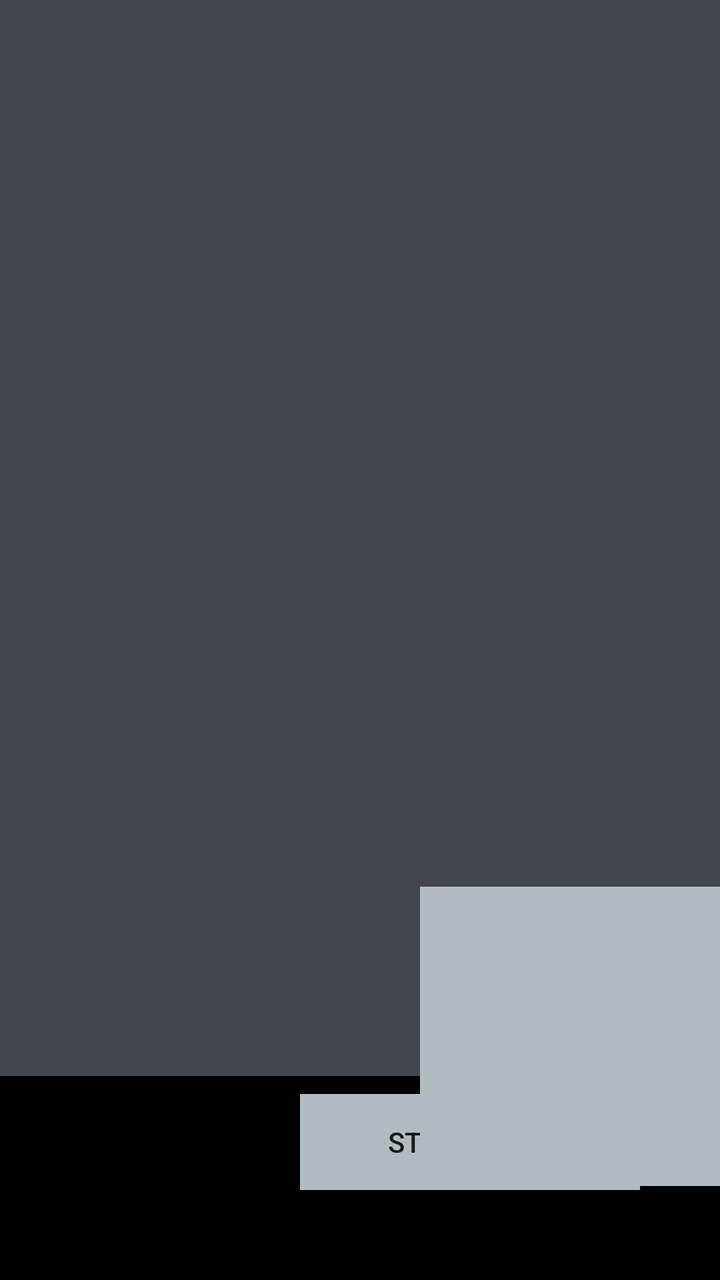
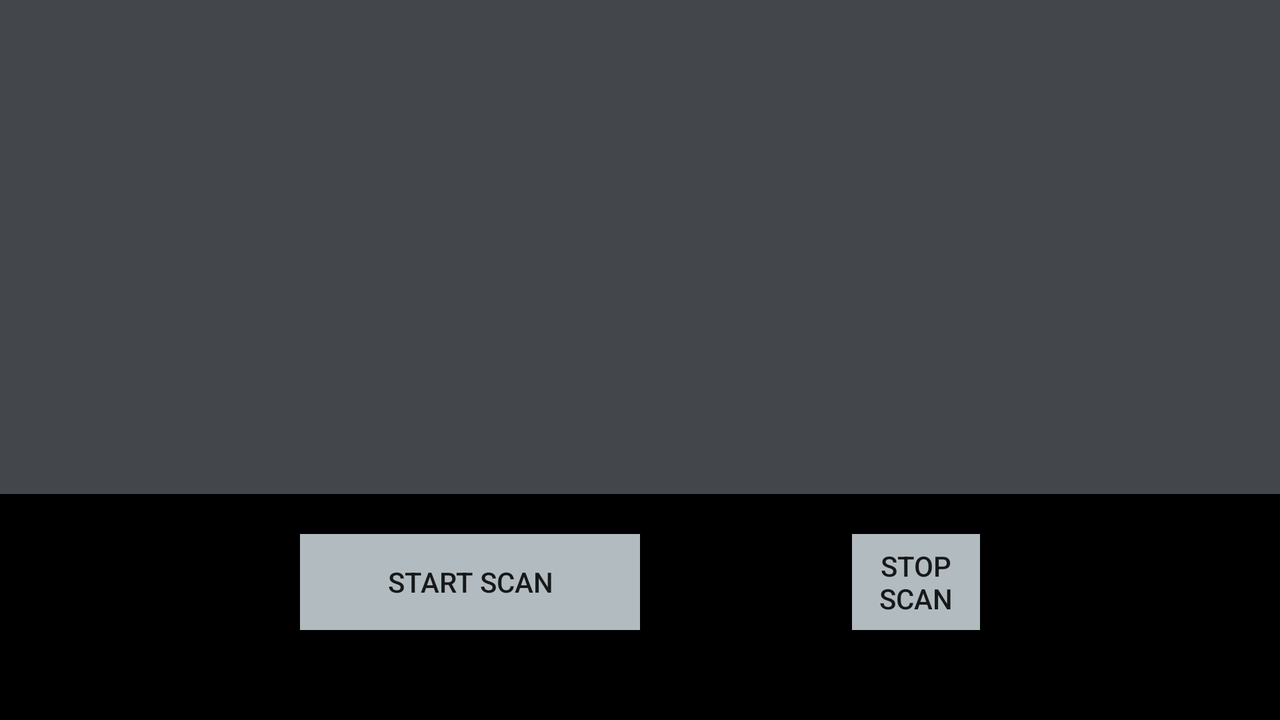

One screen, two layout resources from the same app: the default and the repository's alternative for another configuration. Each is rendered where Android would select it; the XML of both is given below.
<!-- AndroidManifest.xml: application theme Theme.AppCompat.Light.NoActionBar -->
<!-- res/layout/activity_main.xml -->
<?xml version="1.0" encoding="utf-8"?>
<RelativeLayout
    xmlns:android="http://schemas.android.com/apk/res/android"
    xmlns:app="http://schemas.android.com/apk/res-auto"
    xmlns:tools="http://schemas.android.com/tools"
    android:layout_width="match_parent"
    android:layout_height="match_parent"
    android:background="#000"
    tools:context=".MainActivity">

    <Button
        android:id="@+id/startScan"
        android:layout_width="170dp"
        android:layout_height="wrap_content"
        android:layout_alignParentStart="true"
        android:layout_alignParentBottom="true"
        android:layout_marginStart="150dp"
        android:layout_marginBottom="45dp"
        android:background="#B2BCC0"
        android:text="Start Scan"
        app:layout_constraintBottom_toBottomOf="parent"
        app:layout_constraintEnd_toEndOf="parent"
        app:layout_constraintStart_toStartOf="parent"
        app:layout_constraintTop_toTopOf="parent"
        app:layout_constraintVertical_bias="0.789" />

    <Button
        android:id="@+id/stopScan"
        android:layout_width="170dp"
        android:layout_height="wrap_content"
        android:layout_alignParentStart="true"
        android:layout_alignParentEnd="true"
        android:layout_alignParentBottom="true"
        android:layout_marginStart="426dp"
        android:layout_marginEnd="150dp"
        android:layout_marginBottom="47dp"
        android:background="#B2BCC0"
        android:text="Stop Scan"
        app:layout_constraintBottom_toBottomOf="parent"
        app:layout_constraintEnd_toEndOf="parent"
        app:layout_constraintStart_toStartOf="parent"
        app:layout_constraintTop_toTopOf="parent"
        app:layout_constraintVertical_bias="0.789" />

    <androidx.recyclerview.widget.RecyclerView
        android:id="@+id/recycerlView"
        android:layout_width="match_parent"
        android:layout_height="wrap_content"
        android:layout_above="@+id/startScan"
        android:layout_alignParentStart="true"
        android:layout_alignParentTop="true"
        android:layout_alignParentEnd="true"
        android:layout_marginStart="0dp"
        android:layout_marginTop="0dp"
        android:layout_marginEnd="0dp"
        android:layout_marginBottom="9dp"
        android:background="#43464B"
        android:padding="4dp"
        android:scrollbars="vertical">

    </androidx.recyclerview.widget.RecyclerView>


</RelativeLayout>
<!-- resources referenced by this layout -->
<resources>

</resources>
<!-- res/layout-land/activity_main.xml (the repository's variant of the layout above) -->
<!-- drawn on the phone turned sideways -->
<?xml version="1.0" encoding="utf-8"?>
<RelativeLayout
    xmlns:android="http://schemas.android.com/apk/res/android"
    xmlns:app="http://schemas.android.com/apk/res-auto"
    xmlns:tools="http://schemas.android.com/tools"
    android:layout_width="match_parent"
    android:layout_height="match_parent"
    android:background="#000"
    tools:context=".MainActivity">

    <Button
        android:id="@+id/startScan"
        android:layout_width="170dp"
        android:layout_height="wrap_content"
        android:layout_alignParentStart="true"
        android:layout_alignParentBottom="true"
        android:layout_marginStart="150dp"
        android:layout_marginBottom="45dp"
        android:background="#B2BCC0"
        android:text="Start Scan"
        app:layout_constraintBottom_toBottomOf="parent"
        app:layout_constraintEnd_toEndOf="parent"
        app:layout_constraintStart_toStartOf="parent"
        app:layout_constraintTop_toTopOf="parent"
        app:layout_constraintVertical_bias="0.789" />

    <Button
        android:id="@+id/stopScan"
        android:layout_width="170dp"
        android:layout_height="wrap_content"

        android:layout_alignParentEnd="true"
        android:layout_alignParentBottom="true"
        android:layout_marginStart="426dp"
        android:layout_marginEnd="150dp"
        android:layout_marginBottom="45dp"
        android:background="#B2BCC0"
        android:text="Stop Scan"
        app:layout_constraintBottom_toBottomOf="parent"
        app:layout_constraintEnd_toEndOf="parent"
        app:layout_constraintStart_toStartOf="parent"
        app:layout_constraintTop_toTopOf="parent"
        app:layout_constraintVertical_bias="0.789" />

    <androidx.recyclerview.widget.RecyclerView
        android:id="@+id/recycerlView"
        android:layout_width="match_parent"
        android:layout_height="618dp"
        android:layout_above="@+id/startScan"
        android:layout_alignParentStart="true"
        android:layout_alignParentTop="true"
        android:layout_alignParentEnd="true"
        android:layout_marginStart="0dp"
        android:layout_marginTop="0dp"
        android:layout_marginEnd="0dp"
        android:layout_marginBottom="20dp"
        android:padding="4dp"
        android:scrollbars="vertical"
        android:background="#43464B">

    </androidx.recyclerview.widget.RecyclerView>


</RelativeLayout>
